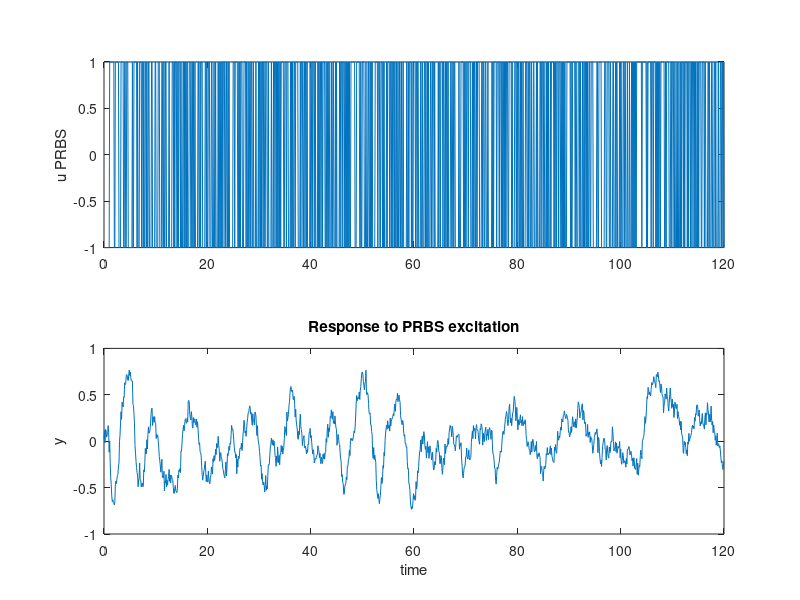
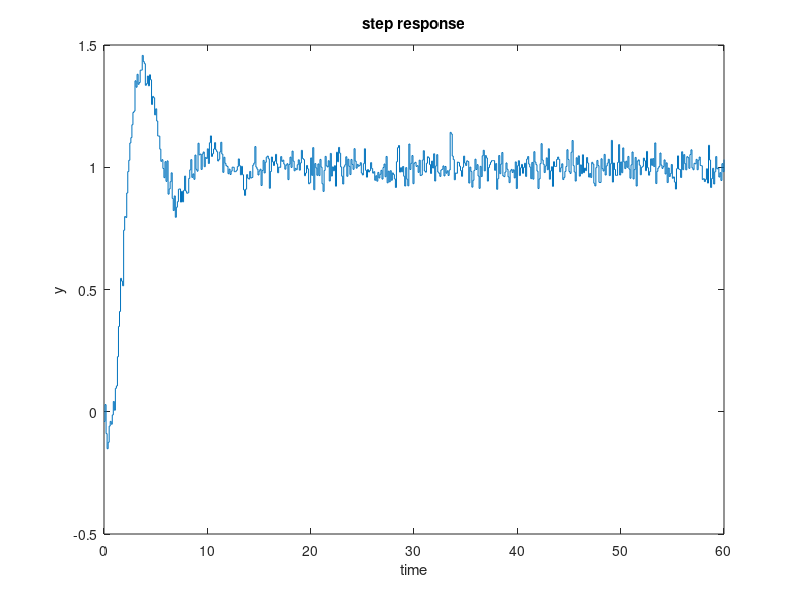

MATLAB code for these plots, in order: (Note: this script raises an error after producing the figures.)
%% Identification of linear system from sampled data

%% Load data for identification

clear all;
clc;
load("dataident.mat");
figure;
subplot(211);
ax1 = plot(t,u);ylabel('u PRBS');
subplot(212);
ax2 = plot(t,y);ylabel('y');
xlabel('time');
title('Response to PRBS excitation')

figure;
stairs(tstep,ystep);
xlabel('time');ylabel('y');title('step response');

% Data coming from simulation from a pure linear system:
% y(t ) =  F(s) u(t) + e(t)
%
% First set of data: 120s simulation. The system F(s) is constant during
% the first half of the simulation. There is a change in some parameter(s)
% at the half of the simulation. System switches from F1(s) to F2(s)
%
% Second set of data is the step response of F1(s)
%

%% Data preparation

uident = u(1:300);
yident = y(1:300);
uvalid = u(300:600);
yvalid = y(300:600);

%% Identification of a discrete time model

na = 1;
nb = 1;
nk = 2;
nc = 2;
%% 

na = 0;
nb = 100;
nk = 0;
[A,B] = RLS(uident,yident,na,nb,nk);
B
stem(B)
%% RLS
%intitalized
nk = 0;
na_opt = na;
nb_opt = nb;
J_min = zeros(10,10);
fit_mat = zeros(10,10);
for na = 1:10
    for nb = 1:10
        [A,B] = RLS(uident,yident,na,nb,nk);
        Frls = tf(B,A,dt,'variable','z^-1');
        [err, J, AIC,yhat] = computerrors(uvalid,yvalid,A,B,[]);
        yhat = lsim(Frls,uvalid,0:dt:(length(uvalid)-1)*dt);
        fit_mat(na,nb) = 100*(1-norm(yvalid(100:end)-yhat(100:end))/norm(yvalid(100:end)-mean(yvalid(100:end))));
        na_opt = na;
        nb_opt = nb;
        J_min(na_opt,nb_opt) = J;
    end
end
figure;
surf(J_min)
%optimal value na = 6; nb = 5 from surf plot
na = 7;
nb = 6;
[A,B] = RLS(uident,yident,na,nb,nk);
Frls = tf(B,A,dt,'variable','z^-1');
[err, J, AIC,yhat] = computerrors(uvalid,yvalid,A,B,[]);
yhat = lsim(Frls,uvalid,0:dt:(length(uvalid)-1)*dt);
figure;
plot([yvalid yhat]);
fit = 100*(1-norm(yvalid(100:end)-yhat(100:end))/norm(yvalid(100:end)-mean(yvalid(100:end))));
mse = norm(yvalid(100:end)-yhat(100:end))/length(yvalid(100:end));
legend(['fit = ' num2str(fit) '% mse = ' num2str(mse)]);
title('RLS fit');%Analyse residuals
N = length(uvalid);
x = xcorr(err,err);
x = x/x(N);
figure;
stem(-40:1:40,x(N-40:N+40));
line([-40 40],[2.17/sqrt(N) 2.17/sqrt(N)],'color','r');
line([-40 40],[-2.17/sqrt(N) -2.17/sqrt(N)],'color','r');
title('Discrete model: rls');

%model validation - RLS
figure;
[A,B,C] = ELS(uident,yident,na,nb,nc,nk);
sysid = tf(B,A,dt,'variable','z^-1');
ysim = lsim(sysid,ustep,tstep);
plot(tstep,ystep,tstep,ysim);

%% ELS
nk = 0;
na_opt = na;
nb_opt = nb;
J_min = zeros(10,10);
fit_mat = zeros(10,10);
for na = 1:10
    for nb = 1:10
    [A,B] = ELS(uident,yident,na,nb,nc,nk);
    Fels = tf(B,A,dt,'variable','z^-1');
    [err, J, AIC,yhat] = computerrors(uvalid,yvalid,A,B,[]);
    yhat = lsim(Fels,uvalid,0:dt:(length(uvalid)-1)*dt);
    fit_mat(na,nb) = 100*(1-norm(yvalid(100:end)-yhat(100:end))/norm(yvalid(100:end)-mean(yvalid(100:end))));
    end
end 
figure;
surf(fit_mat)
figure;
plot([yvalid yhat]);
na = 7;
nb = 4;
fit = 100*(1-norm(yvalid(100:end)-yhat(100:end))/norm(yvalid(100:end)-mean(yvalid(100:end))));
mse = norm(yvalid(100:end)-yhat(100:end))/length(yvalid(100:end));
legend(['fit = ' num2str(fit) '% mse = ' num2str(mse)]);
title('ELS fit');

% Analyse residuals
N = length(uvalid);
x = xcorr(err,err);
x = x/x(N);
figure;
stem(-40:1:40,x(N-40:N+40));
line([-40 40],[2.17/sqrt(N) 2.17/sqrt(N)],'color','r');
line([-40 40],[-2.17/sqrt(N) -2.17/sqrt(N)],'color','r');
title('Discrete model: els');


%model validation - ELS
figure;
[A,B,C] = ELS(uident,yident,na,nb,nc,nk);
sysid = tf(B,A,dt,'variable','z^-1');
ysim = lsim(sysid,ustep,tstep);
plot(tstep,ystep,tstep,ysim);
%% Identification of a continuous time model (svf)

lambda = 5;
na = 6;
nb = 4;
nk = 4;
Fsvf = svf(uident,yident,dt,na,nb,nk,lambda);
yhat = lsim(Fsvf,uvalid,0:dt:(length(uvalid)-1)*dt);
yvalid2 = yvalid(100:end); %forget first 100 samples to absorb initial condition mismatch
yhat2 = yhat(100:end);
err = yhat2-yvalid2;
N = length(yvalid2);
figure;
plot([yvalid2 yhat2]);
fit = 100*(1-norm(yvalid2-yhat2)/norm(yvalid2-mean(yvalid2)));
mse = norm(yvalid2-yhat2)/length(yvalid2);
legend(['fit = ' num2str(fit) '% mse = ' num2str(mse)]);
title('SVF fit')
figure;
x = xcorr(err,err);
x = x/x(N);
stem(-40:1:40,x(N-40:N+40));
line([-40 40],[2.17/sqrt(N) 2.17/sqrt(N)],'color','r');
line([-40 40],[-2.17/sqrt(N) -2.17/sqrt(N)],'color','r');
title('SVF error auto-correlation')


%% Identification of a continuous time model (ivsvf)

lambda = 1;
na = 6;
nb = 4;
nk = 1;
Fiv = ivsvf(uident,yident,dt,na,nb,Fsvf,nk,lambda);
yhat = lsim(Fiv,uvalid,0:dt:(length(uvalid)-1)*dt);
yvalid2 = yvalid(100:end); %forget first 100 samples to absorb initial condition mismatch
yhat2 = yhat(100:end);
err = yhat2-yvalid2;
N = length(yvalid2);
figure;
plot([yvalid2 yhat2]);
fit = 100*(1-norm(yvalid2-yhat2)/norm(yvalid2-mean(yvalid2)));
mse = norm(yvalid2-yhat2)/length(yvalid2);
legend(['fit = ' num2str(fit) '% mse = ' num2str(mse)]);
title('IV fit');
figure;
x = xcorr(err,err);
x = x/x(N);
stem(-40:1:40,x(N-40:N+40));
line([-40 40],[2.17/sqrt(N) 2.17/sqrt(N)],'color','r');
line([-40 40],[-2.17/sqrt(N) -2.17/sqrt(N)],'color','r');
title('IV error auto-correlation');


%% Step responses comparisons

y1 = lsim([Frls;Fels],ustep,tstep);
y2 = lsim([Fsvf;Fiv],ustep,tstep);
figure;
plot(tstep,ystep,tstep,y1,tstep,y2);
legend('real','discrete: rls','discrete: els','continuous: svf', 'continuous: iv');
title('Step response comparison');

%% Algorithms

%% Least Square

function [A,B,yhat,sigmahat,covtheta] = LS(uid,yid,na,nb,nk)
uid = reshape(uid,[],1);
yid = reshape(yid,[],1);

n = max(na,nb);
Y = yid(n+1:end);
PHI = [];
for i = 1:na
    PHI = [PHI -yid(n-i+1:end-i)];
end
for i = 1:nb
    PHI = [PHI uid(n-i+1:end-i)];
end
theta = PHI\Y;
A = [1;theta(1:na)]';
B = [zeros(nk+1,1);theta(na+1:na+nb)]';
yhat = PHI*theta;
sigmahat = (Y-yhat)'*(Y-yhat)/(length(yhat)-na-nb);
covtheta = sigmahat^2*inv(PHI'*PHI);
end

%% Recursive Least Square

function [A,B] = RLS(uid,yid,na,nb,nk)
uid = reshape(uid,[],1);
yid = reshape(yid,[],1);
lambda = 1; %forgetting factor
%initialization
theta = zeros(na+nb,1);
D = 10^8*eye(na+nb);
%Recursive algorithm
for t = max([na nb+nk]):(length(yid)-1)
    phi = [-yid(t:-1:t-na+1);uid(t-nk:-1:t-nb-nk+1)];
    yhatprior = theta'*phi;
    eps0 = yid(t+1)-yhatprior;
    epsposterior = eps0/(1+phi'*D*phi);
    theta = theta + D*phi*epsposterior;
%     D = D - D*phi*phi'*D/(1+phi'*D*phi);
    D = (D - D*phi*phi'*D/(lambda+phi'*D*phi))/lambda; %including forgetting factor
end
A = [1;theta(1:na)]';
B = [zeros(nk+1,1);theta(na+1:na+nb)]';
end

%% Recursive Extended Least Square

function [A,B,C] = ELS(uid,yid,na,nb,nc,nk)
uid = reshape(uid,[],1);
yid = reshape(yid,[],1);
lambda = 1;
%initialization
theta = zeros(na+nb+nc,1);
D = 10^6*eye(na+nb+nc);
epsposterior = zeros(length(yid),1);
eps0 = zeros(length(yid),1);
%Recursive algorithm
for t = max([na nb+nk nc]):(length(yid)-1)
    phi = [-yid(t:-1:t-na+1);
        uid(t-nk:-1:t-nb-nk+1);
        epsposterior(t:-1:t-nc+1)];
    yhatprior = theta'*phi;
    eps0(t+1) = yid(t+1)-yhatprior;
    epsposterior(t+1) = eps0(t+1)/(1+phi'*D*phi);
    theta = theta + D*phi*epsposterior(t+1);
    D = (D - D*phi*phi'*D/(lambda+phi'*D*phi))/lambda;
end

A = [1;theta(1:na)]';
B = [zeros(nk+1,1);theta(na+1:na+nb)]';
C = theta(na+nb+1:end)';
end

%% Prediction Error and AIC criteria

function [err, J, AIC,yhat] = computerrors(uvalid,yvalid,A,B,C)
N = length(uvalid);
if nargin == 4
    C = [];
end
uvalid = reshape(uvalid,[],1);
yvalid = reshape(yvalid,[],1);
A = A(2:end);
B = B(2:end);
na=length(A);
nb=length(B);
nc=length(C);
theta = [A';B';C'];
err = zeros(N,1);
yhat = zeros(N,1);
%Recursive algorithm
for t = max([na nb nc]):(length(yvalid)-1)
    phi = [-yvalid(t:-1:t-na+1);uvalid(t:-1:t-nb+1);err(t:-1:t-nc+1)];
    yhat(t+1) = theta'*phi;
    err(t+1) = yvalid(t+1)-yhat(t+1);
end
J = 1/N*(err'*err);
AIC = log(J)+2*(na+nb+nc)/N;
end

%% Identification of continuous time model

function F = svf(uid,yid,Ts,na,nb,nk,lambda)
% Identification of a continuous-time model from sampled data
% uid: input data
% yid: output data
% Ts: sampling time (s)
% na: order of the denominator
% nb: order of the denominator
% nk: delay in samples (if known), default 0
% lambda: time constant of the svf, default lambda = 5*Ts
% Algorithm based on "Identification of Continuous-time Models from Sampled Data
% Garnier, Wang. Springer
narginchk(5,7);
switch nargin
    case 6
        lambda = Ts*5;
    case 5
        lambda = Ts*5;
        nk = 0;
end
if isempty(nk), nk = 0; end
if isempty(lambda), lambda = Ts*5;end
if nb>na error('nb must be less or equal to na (proper transfer function)');end

N = length(uid);
uid = reshape(uid,[N 1]);
yid = reshape(yid,[N 1]);

T = 0:Ts:(N-1)*Ts;
s = tf('s');
f = 1/(s+lambda)^(na+1);
PHIu = lsim(f,uid,T);
for k = 1:nb
    f = s*f;
    PHIu = [lsim(f,uid,T) PHIu];
end
s = tf('s');
f = 1/(s+lambda)^(na+1);
PHIy = -lsim(f,yid,T);
for k = 1:na-1
    f = s*f;
    PHIy = [-lsim(f,yid,T) PHIy];
end
PHI = [PHIy PHIu];
f = s*f;
Y = lsim(f,yid,T);
theta = pinv(PHI)*Y;
A = [1 theta(1:na)'];
B = theta(na+1:end)';
F = tf(B,A);
end

function err = svf_errors(uvalid,yvalid,Ts,F,na,nb,lambda)
% Identification of a continuous-time model from sampled data
N = length(uvalid);
uvalid = reshape(uvalid,[N 1]);
yvalid = reshape(yvalid,[N 1]);
T = (0:Ts:(N-1)*Ts)';
yhat = lsim(F,uvalid,T);
err = yvalid(100:end) - yhat(100:end);
plot([yvalid yhat])
% 
end

%%
function F = ivsvf(uid,yid,Ts,na,nb,F0,nk,lambda)
% Identification of a continuous-time model from sampled data
% uid: input data
% yid: output data
% Ts: sampling time (s)
% na: order of the denominator
% nb: order of the denominator
% nk: delay in samples (if known), default 0
% lambda: time constant of the svf, default lambda = 5*Ts
% F0: initial guess for the model (lti model)
% Algorithm based on "Identification of Continuous-time Models from Sampled Data
% Garnier, Wang. Springer
narginchk(5,8);
switch nargin
    case 7
        lambda = Ts*5;
    case 6
        lambda = Ts*5;
        nk = 0;
end
if isempty(nk), nk = 0; end
if isempty(lambda), lambda = Ts*5;end
if nb>na error('nb must be less or equal to na (proper transfer function)');end

N = length(uid);
uid = reshape(uid,[N 1]);
yid = reshape(yid,[N 1]);

T = 0:Ts:(N-1)*Ts;
s = tf('s');
f = 1/(s+lambda)^(na+1);
PHIu = lsim(f,uid,T);
for k = 1:nb
    f = s*f;
    PHIu = [lsim(f,uid,T) PHIu];
end
s = tf('s');
f = 1/(s+lambda)^(na+1);
PHIy = -lsim(f,yid,T);
for k = 1:na-1
    f = s*f;
    PHIy = [-lsim(f,yid,T) PHIy];
end
z = lsim(F0,uid,T);
s = tf('s');
f = 1/(s+lambda)^(na+1);
PHIz = -lsim(f,z,T);
for k = 1:na-1
    f = s*f;
    PHIz = [-lsim(f,z,T) PHIz];
end

PHI = [PHIy PHIu];
Z = [PHIz PHIu];
f = s*f;
Y = lsim(f,yid,T);
theta = (Z'*PHI)\Z'*Y; % (better than (Z'*PHIu)^-1*Z'*Y)
A = [1 theta(1:na)'];
B = theta(na+1:end)';
F = tf(B,A);
end